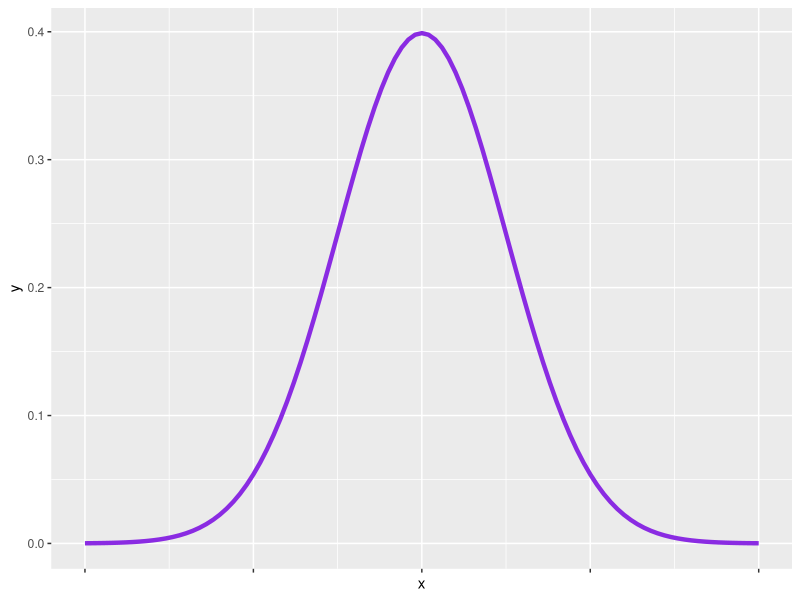

Generate this figure with R:
## ---- chunk 1
knitr::opts_chunk$set(echo = FALSE)
knitr::opts_chunk$set(comment = NA)
## ---- chunk 2
library(ggplot2)
ggplot(data.frame(x=c(-4,4)), aes(x=x)) + 
  stat_function(fun=dnorm, color="blueviolet", size=1.5) + 
  theme(axis.text.x = element_blank())
